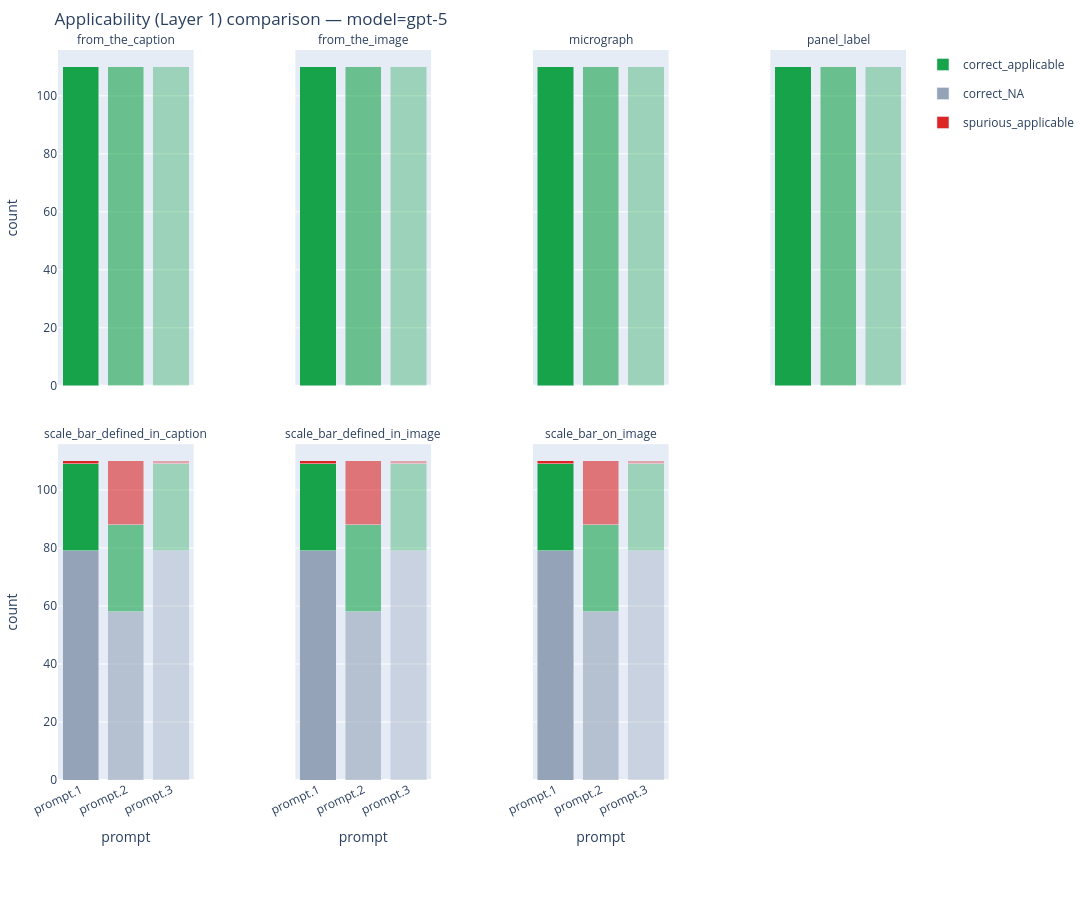

Here is the notebook cell this chart was saved with:
### Code cell
fig_layer1_prompt = plot_comparison_layer1(
    summaries,
    compare="prompt",
    model=MODEL,
)
fig_layer1_prompt.update_layout(
    height=LAYER1_FIG_HEIGHT,
    width=LAYER1_FIG_WIDTH,
    autosize=True,
    margin=dict(l=40, r=20, t=50, b=120),
)
fig_layer1_prompt.show()

### Figure 1 — Plotly figure (JSON) as saved in the notebook; plotly's stock layout.template omitted (floating-point values rounded to 4 significant figures)
{"data": [{"customdata": [["from_the_caption", "prompt.1"], ["from_the_caption", "prompt.2"], ["from_the_caption", "prompt.3"]], "hovertemplate": "field=%{customdata[0]}<br>prompt=%{customdata[1]}<br>correct_applicable=%{y}<extra></extra>", "legendgroup": "correct_applicable", "marker": {"color": "#16a34a", "opacity": [1, 0.6, 0.35]}, "name": "correct_applicable", "showlegend": true, "type": "bar", "x": ["prompt.1", "prompt.2", "prompt.3"], "xaxis": "x", "y": [110, 110, 110], "yaxis": "y"}, {"customdata": [["from_the_image", "prompt.1"], ["from_the_image", "prompt.2"], ["from_the_image", "prompt.3"]], "hovertemplate": "field=%{customdata[0]}<br>prompt=%{customdata[1]}<br>correct_applicable=%{y}<extra></extra>", "legendgroup": "correct_applicable", "marker": {"color": "#16a34a", "opacity": [1, 0.6, 0.35]}, "name": "correct_applicable", "showlegend": false, "type": "bar", "x": ["prompt.1", "prompt.2", "prompt.3"], "xaxis": "x2", "y": [110, 110, 110], "yaxis": "y2"}, {"customdata": [["micrograph", "prompt.1"], ["micrograph", "prompt.2"], ["micrograph", "prompt.3"]], "hovertemplate": "field=%{customdata[0]}<br>prompt=%{customdata[1]}<br>correct_applicable=%{y}<extra></extra>", "legendgroup": "correct_applicable", "marker": {"color": "#16a34a", "opacity": [1, 0.6, 0.35]}, "name": "correct_applicable", "showlegend": false, "type": "bar", "x": ["prompt.1", "prompt.2", "prompt.3"], "xaxis": "x3", "y": [110, 110, 110], "yaxis": "y3"}, {"customdata": [["panel_label", "prompt.1"], ["panel_label", "prompt.2"], ["panel_label", "prompt.3"]], "hovertemplate": "field=%{customdata[0]}<br>prompt=%{customdata[1]}<br>correct_applicable=%{y}<extra></extra>", "legendgroup": "correct_applicable", "marker": {"color": "#16a34a", "opacity": [1, 0.6, 0.35]}, "name": "correct_applicable", "showlegend": false, "type": "bar", "x": ["prompt.1", "prompt.2", "prompt.3"], "xaxis": "x4", "y": [110, 110, 110], "yaxis": "y4"}, {"customdata": [["scale_bar_defined_in_caption", "prompt.1"], ["scale_bar_defined_in_caption", "prompt.2"], ["scale_bar_defined_in_caption", "prompt.3"]], "hovertemplate": "field=%{customdata[0]}<br>prompt=%{customdata[1]}<br>correct_NA=%{y}<extra></extra>", "legendgroup": "correct_NA", "marker": {"color": "#94a3b8", "opacity": [1, 0.6, 0.35]}, "name": "correct_NA", "showlegend": true, "type": "bar", "x": ["prompt.1", "prompt.2", "prompt.3"], "xaxis": "x5", "y": [79, 58, 79], "yaxis": "y5"}, {"customdata": [["scale_bar_defined_in_caption", "prompt.1"], ["scale_bar_defined_in_caption", "prompt.2"], ["scale_bar_defined_in_caption", "prompt.3"]], "hovertemplate": "field=%{customdata[0]}<br>prompt=%{customdata[1]}<br>correct_applicable=%{y}<extra></extra>", "legendgroup": "correct_applicable", "marker": {"color": "#16a34a", "opacity": [1, 0.6, 0.35]}, "name": "correct_applicable", "showlegend": false, "type": "bar", "x": ["prompt.1", "prompt.2", "prompt.3"], "xaxis": "x5", "y": [30, 30, 30], "yaxis": "y5"}, {"customdata": [["scale_bar_defined_in_caption", "prompt.1"], ["scale_bar_defined_in_caption", "prompt.2"], ["scale_bar_defined_in_caption", "prompt.3"]], "hovertemplate": "field=%{customdata[0]}<br>prompt=%{customdata[1]}<br>spurious_applicable=%{y}<extra></extra>", "legendgroup": "spurious_applicable", "marker": {"color": "#dc2626", "opacity": [1, 0.6, 0.35]}, "name": "spurious_applicable", "showlegend": true, "type": "bar", "x": ["prompt.1", "prompt.2", "prompt.3"], "xaxis": "x5", "y": [1, 22, 1], "yaxis": "y5"}, {"customdata": [["scale_bar_defined_in_image", "prompt.1"], ["scale_bar_defined_in_image", "prompt.2"], ["scale_bar_defined_in_image", "prompt.3"]], "hovertemplate": "field=%{customdata[0]}<br>prompt=%{customdata[1]}<br>correct_NA=%{y}<extra></extra>", "legendgroup": "correct_NA", "marker": {"color": "#94a3b8", "opacity": [1, 0.6, 0.35]}, "name": "correct_NA", "showlegend": false, "type": "bar", "x": ["prompt.1", "prompt.2", "prompt.3"], "xaxis": "x6", "y": [79, 58, 79], "yaxis": "y6"}, {"customdata": [["scale_bar_defined_in_image", "prompt.1"], ["scale_bar_defined_in_image", "prompt.2"], ["scale_bar_defined_in_image", "prompt.3"]], "hovertemplate": "field=%{customdata[0]}<br>prompt=%{customdata[1]}<br>correct_applicable=%{y}<extra></extra>", "legendgroup": "correct_applicable", "marker": {"color": "#16a34a", "opacity": [1, 0.6, 0.35]}, "name": "correct_applicable", "showlegend": false, "type": "bar", "x": ["prompt.1", "prompt.2", "prompt.3"], "xaxis": "x6", "y": [30, 30, 30], "yaxis": "y6"}, {"customdata": [["scale_bar_defined_in_image", "prompt.1"], ["scale_bar_defined_in_image", "prompt.2"], ["scale_bar_defined_in_image", "prompt.3"]], "hovertemplate": "field=%{customdata[0]}<br>prompt=%{customdata[1]}<br>spurious_applicable=%{y}<extra></extra>", "legendgroup": "spurious_applicable", "marker": {"color": "#dc2626", "opacity": [1, 0.6, 0.35]}, "name": "spurious_applicable", "showlegend": false, "type": "bar", "x": ["prompt.1", "prompt.2", "prompt.3"], "xaxis": "x6", "y": [1, 22, 1], "yaxis": "y6"}, {"customdata": [["scale_bar_on_image", "prompt.1"], ["scale_bar_on_image", "prompt.2"], ["scale_bar_on_image", "prompt.3"]], "hovertemplate": "field=%{customdata[0]}<br>prompt=%{customdata[1]}<br>correct_NA=%{y}<extra></extra>", "legendgroup": "correct_NA", "marker": {"color": "#94a3b8", "opacity": [1, 0.6, 0.35]}, "name": "correct_NA", "showlegend": false, "type": "bar", "x": ["prompt.1", "prompt.2", "prompt.3"], "xaxis": "x7", "y": [79, 58, 79], "yaxis": "y7"}, {"customdata": [["scale_bar_on_image", "prompt.1"], ["scale_bar_on_image", "prompt.2"], ["scale_bar_on_image", "prompt.3"]], "hovertemplate": "field=%{customdata[0]}<br>prompt=%{customdata[1]}<br>correct_applicable=%{y}<extra></extra>", "legendgroup": "correct_applicable", "marker": {"color": "#16a34a", "opacity": [1, 0.6, 0.35]}, "name": "correct_applicable", "showlegend": false, "type": "bar", "x": ["prompt.1", "prompt.2", "prompt.3"], "xaxis": "x7", "y": [30, 30, 30], "yaxis": "y7"}, {"customdata": [["scale_bar_on_image", "prompt.1"], ["scale_bar_on_image", "prompt.2"], ["scale_bar_on_image", "prompt.3"]], "hovertemplate": "field=%{customdata[0]}<br>prompt=%{customdata[1]}<br>spurious_applicable=%{y}<extra></extra>", "legendgroup": "spurious_applicable", "marker": {"color": "#dc2626", "opacity": [1, 0.6, 0.35]}, "name": "spurious_applicable", "showlegend": false, "type": "bar", "x": ["prompt.1", "prompt.2", "prompt.3"], "xaxis": "x7", "y": [1, 22, 1], "yaxis": "y7"}], "layout": {"annotations": [{"align": "center", "font": {"size": 12}, "showarrow": false, "text": "from_the_caption", "x": 0.08, "xanchor": "center", "xref": "paper", "y": 1, "yanchor": "bottom", "yref": "paper"}, {"align": "center", "font": {"size": 12}, "showarrow": false, "text": "from_the_image", "x": 0.36, "xanchor": "center", "xref": "paper", "y": 1, "yanchor": "bottom", "yref": "paper"}, {"align": "center", "font": {"size": 12}, "showarrow": false, "text": "micrograph", "x": 0.64, "xanchor": "center", "xref": "paper", "y": 1, "yanchor": "bottom", "yref": "paper"}, {"align": "center", "font": {"size": 12}, "showarrow": false, "text": "panel_label", "x": 0.92, "xanchor": "center", "xref": "paper", "y": 1, "yanchor": "bottom", "yref": "paper"}, {"align": "center", "font": {"size": 12}, "showarrow": false, "text": "scale_bar_defined_in_caption", "x": 0.08, "xanchor": "center", "xref": "paper", "y": 0.46, "yanchor": "bottom", "yref": "paper"}, {"align": "center", "font": {"size": 12}, "showarrow": false, "text": "scale_bar_defined_in_image", "x": 0.36, "xanchor": "center", "xref": "paper", "y": 0.46, "yanchor": "bottom", "yref": "paper"}, {"align": "center", "font": {"size": 12}, "showarrow": false, "text": "scale_bar_on_image", "x": 0.64, "xanchor": "center", "xref": "paper", "y": 0.46, "yanchor": "bottom", "yref": "paper"}], "autosize": true, "barmode": "stack", "height": 900, "margin": {"b": 120, "l": 40, "r": 20, "t": 50}, "title": {"text": "Applicability (Layer 1) comparison — model=gpt-5"}, "width": 1200, "xaxis": {"anchor": "y", "domain": [0, 0.16], "matches": "x5", "showticklabels": false}, "xaxis2": {"anchor": "y2", "domain": [0.28, 0.44], "matches": "x6", "showticklabels": false}, "xaxis3": {"anchor": "y3", "domain": [0.56, 0.72], "matches": "x7", "showticklabels": false}, "xaxis4": {"anchor": "y4", "domain": [0.84, 1], "matches": "x8", "showticklabels": false}, "xaxis5": {"anchor": "y5", "domain": [0, 0.16], "tickangle": -25, "title": {"text": "prompt"}}, "xaxis6": {"anchor": "y6", "domain": [0.28, 0.44], "tickangle": -25, "title": {"text": "prompt"}}, "xaxis7": {"anchor": "y7", "domain": [0.56, 0.72], "tickangle": -25, "title": {"text": "prompt"}}, "xaxis8": {"anchor": "y8", "domain": [0.84, 1], "tickangle": -25, "title": {"text": "prompt"}}, "yaxis": {"anchor": "x", "domain": [0.54, 1], "rangemode": "tozero", "title": {"text": "count"}}, "yaxis2": {"anchor": "x2", "domain": [0.54, 1], "matches": "y", "showticklabels": false}, "yaxis3": {"anchor": "x3", "domain": [0.54, 1], "matches": "y", "showticklabels": false}, "yaxis4": {"anchor": "x4", "domain": [0.54, 1], "matches": "y", "showticklabels": false}, "yaxis5": {"anchor": "x5", "domain": [0, 0.46], "rangemode": "tozero", "title": {"text": "count"}}, "yaxis6": {"anchor": "x6", "domain": [0, 0.46], "matches": "y5", "showticklabels": false}, "yaxis7": {"anchor": "x7", "domain": [0, 0.46], "matches": "y5", "showticklabels": false}, "yaxis8": {"anchor": "x8", "domain": [0, 0.46], "matches": "y5", "showticklabels": false}}}
